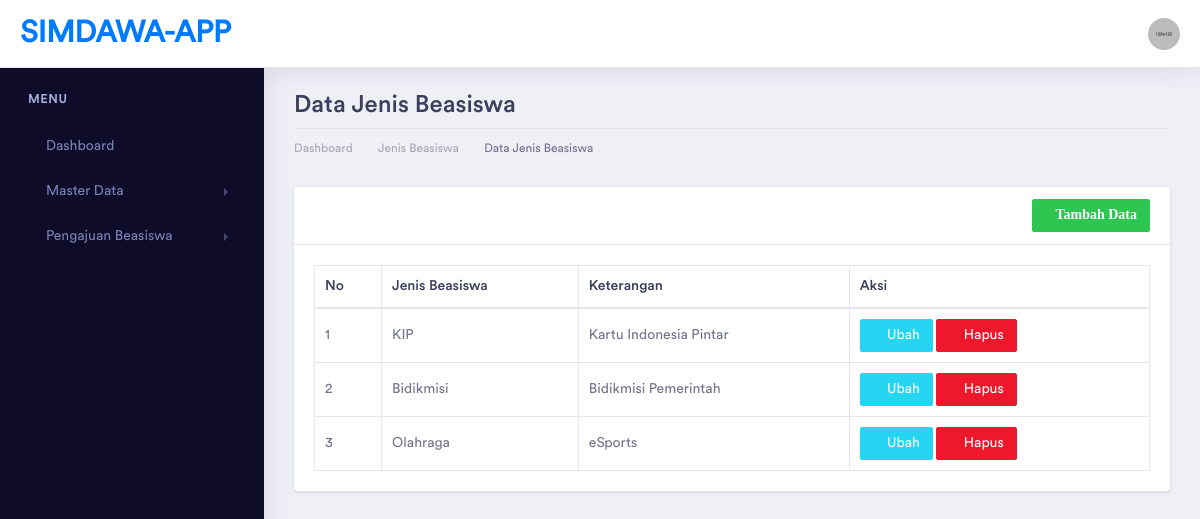
/index.php/jenis, run on the app's committed database.
### tables this page shows
CREATE TABLE `jenis_beasiswa` (
  `id` int(11) NOT NULL,
  `nama_jenis` varchar(50) DEFAULT NULL,
  `keterangan` varchar(100) DEFAULT NULL
);

### application/controllers/Jenis.php (called while the page is built, shortened)
<?php
class Jenis extends CI_Controller
{
    function __construct()
    {
        $this->load->model('JenisModel');
    }
    public function index()
    {
        $data['title'] = "Dashboard | SIMDAWA-APP";
        $data['jenis'] = $this->JenisModel->get_jenis();
        $this->load->view('template/header', $data);
        $this->load->view('template/sidebar');
        $this->load->view('jenis/jenis_read', $data);
        $this->load->view('template/footer');
    }
}

### index.php (called while the page is built, shortened)
<?php
require_once BASEPATH.'core/CodeIgniter.php';

### application/models/JenisModel.php (called while the page is built, shortened)
<?php
class JenisModel extends CI_Model
{
    private $tabel = "jenis_beasiswa";
    public function get_jenis()
    {
        return $this->db->get($this->tabel)->result();
    }
}

### application/views/jenis/jenis_read.php (the view, shortened to what this page needs)
<div class="dashboard-wrapper">
    <div class="container-fluid dashboard-content">
        <div class="row">
            <div class="col-xl-12 col-lg-12 col-md-12 col-sm-12 col-12">
                <div class="page-header">
                    <h2 class="pageheader-title">Data Jenis Beasiswa </h2>
                    <div class="page-breadcrumb">
                        <nav aria-label="breadcrumb">
                            <ol class="breadcrumb">
                                <li class="breadcrumb-item"><a href="<?= base_url('home') ?>" class="breadcrumb-link">Dashboard</a></li>
                                <li class="breadcrumb-item"><a href="<?= base_url('jenis') ?>" class="breadcrumb-link">Jenis Beasiswa</a></li>
                                <li class="breadcrumb-item active" aria-current="page">Data Jenis Beasiswa</li>
                            </ol>
                        </nav>
                    </div>
                </div>
            </div>
        </div>
        <div class="row">
            <div class="col-xl-12 col-lg-12 col-md-12 col-sm-12 col-12">
                <div class="card">
                    <div class="card-header">
                        <a href="<?= base_url('jenis/tambah') ?>" class="btn btn-sm btn-success float-right"><i class="fas fa-plus">Tambah Data</i></a>
                    </div>
                    <div class="card-body">
                        <table class="table table-bordered" id="mytabel">
                            <thead>
                                <tr>
                                    <th>No</th>
                                    <th>Jenis Beasiswa</th>
                                    <th>Keterangan</th>
                                    <th>Aksi</th>
                                </tr>
                            </thead>
                            <tbody>
                                <?php $no = 1;
                                foreach ($jenis as $a) {
                                ?>
                                    <tr>
                                        <td><?= $no++ ?></td>
                                        <td><?= $a->nama_jenis ?></td>
                                        <td><?= $a->keterangan ?></td>
                                        <td>
                                            <a href="<?= base_url('jenis/ubah/' . $a->id) ?>" class="btn btn-sm btn-info"><i class="fas fa-edit"></i> Ubah</a>
                                            <a href="<?= base_url('jenis/hapus/' . $a->id) ?>" class="btn btn-sm btn-danger" onclick="return confirm('Ingin hapus data ini?')"><i class="fas fa-trash"></i> Hapus</a>
                                        </td>
                                    </tr>
                                <?php
                                }
                                ?>
                            </tbody>
                        </table>
                    </div>
                </div>
            </div>
        </div>
    </div>
</div>

### data on the page
jenis_beasiswa: nama_jenis "KIP", keterangan "Kartu Indonesia Pintar"
jenis_beasiswa: nama_jenis "Bidikmisi", keterangan "Bidikmisi Pemerintah"
jenis_beasiswa: nama_jenis "Olahraga", keterangan "eSports"
